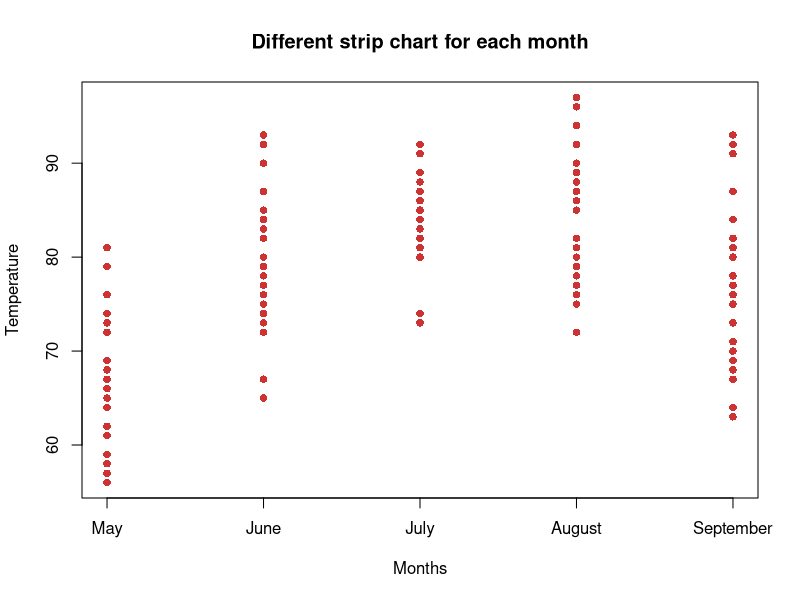

The R script that drew this image:
stripchart(Temp~Month,
data=airquality,
main="Different strip chart for each month",
xlab="Months",
ylab="Temperature",
col="brown3",
group.names=c("May","June","July","August","September"),
vertical=TRUE,
pch=16
)